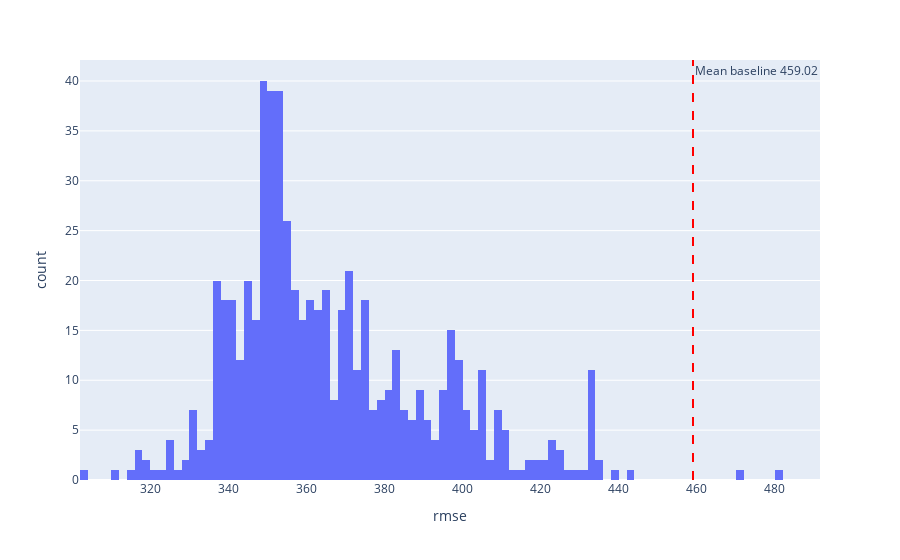

The code cell stored with this chart in its notebook:
### Code cell
fig = threshold_histogram(results_df, metric, min_metric, max_metric, perf_of_mean)
fig.show()
fig.write_image(OUTPUT_DIR / f"{dataset}_{config_str}_filtered_{k}_histogram.{image_ext}")

### Figure 1 — Plotly figure (JSON) as saved in the notebook; plotly's stock layout.template omitted (floating-point values rounded to 4 significant figures; data arrays with more than 128 entries replaced by an {"elided": "..."} marker saying what was removed)
{"data": [{"alignmentgroup": "True", "bingroup": "x", "hovertemplate": "rmse=%{x}<br>count=%{y}<extra></extra>", "legendgroup": "", "marker": {"color": "#636efa", "pattern": {"shape": ""}}, "name": "", "nbinsx": 100, "offsetgroup": "", "orientation": "v", "showlegend": false, "type": "histogram", "x": {"elided": "620 float values"}, "xaxis": "x", "yaxis": "y"}], "layout": {"annotations": [{"showarrow": false, "text": "Mean baseline 459.02", "x": 459.0, "xanchor": "left", "xref": "x", "y": 1, "yanchor": "top", "yref": "y domain"}], "barmode": "relative", "legend": {"tracegroupgap": 0}, "margin": {"t": 60}, "shapes": [{"line": {"color": "red", "dash": "dash"}, "type": "line", "x0": 459.0, "x1": 459.0, "xref": "x", "y0": 0, "y1": 1, "yref": "y domain"}], "xaxis": {"anchor": "y", "domain": [0, 1], "title": {"text": "rmse"}}, "yaxis": {"anchor": "x", "domain": [0, 1], "title": {"text": "count"}}}}
